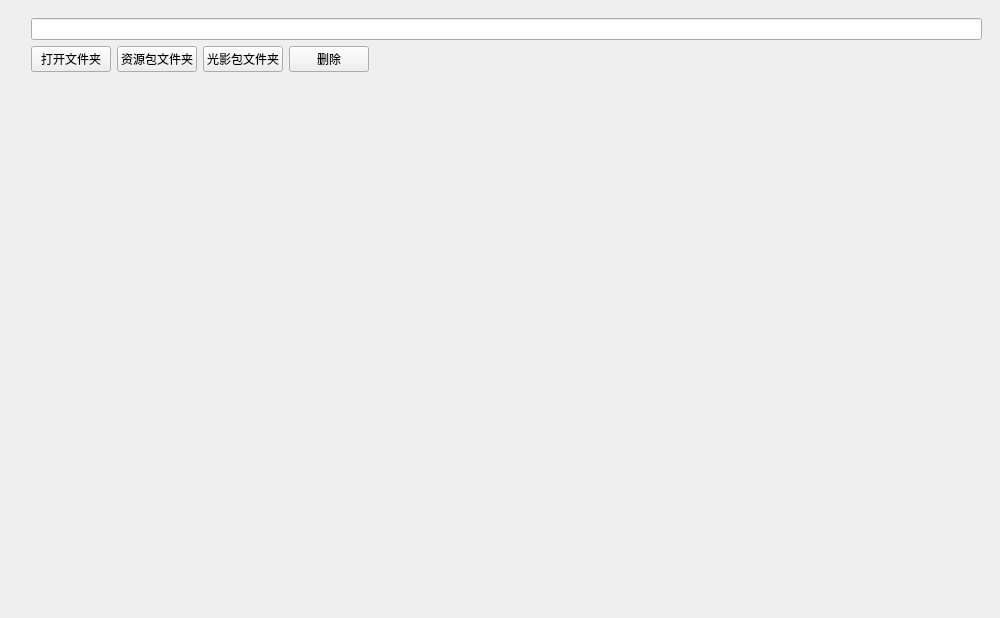
<?xml version="1.0" encoding="UTF-8"?>
<ui version="4.0">
 <class>GameInfo</class>
 <widget class="QWidget" name="GameInfo">
  <property name="geometry">
   <rect>
    <x>0</x>
    <y>0</y>
    <width>1000</width>
    <height>618</height>
   </rect>
  </property>
  <property name="windowTitle">
   <string>游戏信息</string>
  </property>
  <layout class="QGridLayout" name="gridLayout">
   <property name="leftMargin">
    <number>0</number>
   </property>
   <property name="topMargin">
    <number>0</number>
   </property>
   <property name="rightMargin">
    <number>0</number>
   </property>
   <property name="bottomMargin">
    <number>0</number>
   </property>
   <property name="spacing">
    <number>0</number>
   </property>
   <item row="0" column="0">
    <widget class="QScrollArea" name="scrollArea">
     <property name="styleSheet">
      <string notr="true">QScrollArea{
	border:none;
}</string>
     </property>
     <property name="widgetResizable">
      <bool>true</bool>
     </property>
     <widget class="QWidget" name="scrollAreaWidgetContents">
      <property name="geometry">
       <rect>
        <x>0</x>
        <y>0</y>
        <width>1000</width>
        <height>618</height>
       </rect>
      </property>
      <layout class="QGridLayout" name="gridLayout_2">
       <item row="1" column="0" colspan="2">
        <widget class="QWidget" name="widget_2" native="true">
         <layout class="QGridLayout" name="gl_versions"/>
        </widget>
       </item>
       <item row="2" column="0">
        <spacer name="verticalSpacer">
         <property name="orientation">
          <enum>Qt::Vertical</enum>
         </property>
         <property name="sizeHint" stdset="0">
          <size>
           <width>20</width>
           <height>40</height>
          </size>
         </property>
        </spacer>
       </item>
       <item row="0" column="0" colspan="2">
        <widget class="QWidget" name="widget" native="true">
         <layout class="QGridLayout" name="gl_info">
          <item row="1" column="1">
           <widget class="PushButton" name="pb_opendir">
            <property name="text">
             <string>打开文件夹</string>
            </property>
           </widget>
          </item>
          <item row="1" column="2">
           <widget class="PushButton" name="pb_resourcepack">
            <property name="text">
             <string>资源包文件夹</string>
            </property>
           </widget>
          </item>
          <item row="0" column="0" rowspan="2">
           <widget class="QLabel" name="l_logo">
            <property name="text">
             <string/>
            </property>
           </widget>
          </item>
          <item row="0" column="1" colspan="5">
           <widget class="LineEdit" name="le_name"/>
          </item>
          <item row="1" column="5">
           <spacer name="horizontalSpacer">
            <property name="orientation">
             <enum>Qt::Horizontal</enum>
            </property>
            <property name="sizeHint" stdset="0">
             <size>
              <width>40</width>
              <height>20</height>
             </size>
            </property>
           </spacer>
          </item>
          <item row="1" column="4">
           <widget class="PushButton" name="pb_delete">
            <property name="text">
             <string>删除</string>
            </property>
           </widget>
          </item>
          <item row="1" column="3">
           <widget class="PushButton" name="pb_shaderpack">
            <property name="text">
             <string>光影包文件夹</string>
            </property>
           </widget>
          </item>
         </layout>
        </widget>
       </item>
      </layout>
     </widget>
    </widget>
   </item>
  </layout>
 </widget>
 <customwidgets>
  <customwidget>
   <class>PushButton</class>
   <extends>QPushButton</extends>
   <header>qfluentwidgets</header>
  </customwidget>
  <customwidget>
   <class>LineEdit</class>
   <extends>QLineEdit</extends>
   <header>qfluentwidgets</header>
  </customwidget>
 </customwidgets>
 <resources/>
 <connections/>
</ui>
